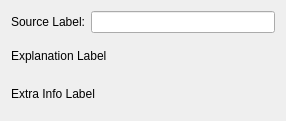
<?xml version="1.0" encoding="UTF-8"?>
<ui version="4.0">
 <class>MTPageNym_Source</class>
 <widget class="QWizardPage" name="MTPageNym_Source">
  <property name="geometry">
   <rect>
    <x>0</x>
    <y>0</y>
    <width>286</width>
    <height>121</height>
   </rect>
  </property>
  <property name="windowTitle">
   <string>WizardPage</string>
  </property>
  <layout class="QGridLayout" name="gridLayout">
   <item row="0" column="0">
    <widget class="QLabel" name="label">
     <property name="text">
      <string>Source Label:</string>
     </property>
    </widget>
   </item>
   <item row="0" column="1">
    <widget class="QLineEdit" name="lineEditSource"/>
   </item>
   <item row="1" column="0" colspan="2">
    <widget class="QLabel" name="labelExplanation">
     <property name="text">
      <string>Explanation Label</string>
     </property>
     <property name="wordWrap">
      <bool>true</bool>
     </property>
    </widget>
   </item>
   <item row="2" column="0" colspan="2">
    <widget class="QLabel" name="labelExtra">
     <property name="text">
      <string>Extra Info Label</string>
     </property>
     <property name="wordWrap">
      <bool>true</bool>
     </property>
    </widget>
   </item>
  </layout>
 </widget>
 <resources/>
 <connections/>
</ui>
